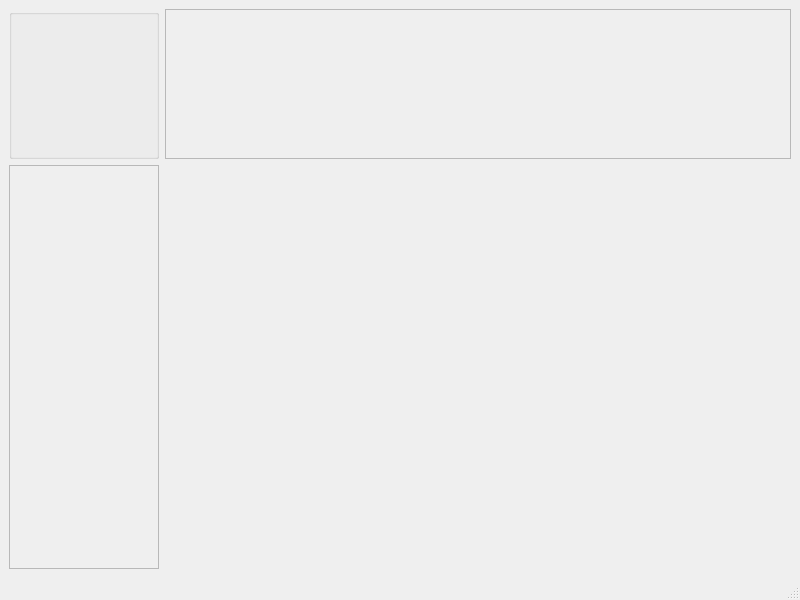
<?xml version="1.0" encoding="UTF-8"?>
<ui version="4.0">
 <class>MainWindow</class>
 <widget class="QMainWindow" name="MainWindow">
  <property name="geometry">
   <rect>
    <x>0</x>
    <y>0</y>
    <width>800</width>
    <height>600</height>
   </rect>
  </property>
  <property name="windowTitle">
   <string>MainWindow</string>
  </property>
  <widget class="QWidget" name="centralwidget">
   <layout class="QGridLayout" name="gridLayout_2">
    <item row="0" column="0">
     <widget class="QGroupBox" name="userInfo">
      <property name="minimumSize">
       <size>
        <width>150</width>
        <height>150</height>
       </size>
      </property>
      <property name="maximumSize">
       <size>
        <width>300</width>
        <height>150</height>
       </size>
      </property>
      <property name="title">
       <string/>
      </property>
      <zorder>chats</zorder>
     </widget>
    </item>
    <item row="0" column="1">
     <widget class="QScrollArea" name="chats">
      <property name="maximumSize">
       <size>
        <width>16777215</width>
        <height>150</height>
       </size>
      </property>
      <property name="widgetResizable">
       <bool>true</bool>
      </property>
      <widget class="QWidget" name="scrollAreaWidgetContents_2">
       <property name="geometry">
        <rect>
         <x>0</x>
         <y>0</y>
         <width>622</width>
         <height>146</height>
        </rect>
       </property>
      </widget>
     </widget>
    </item>
    <item row="1" column="0">
     <widget class="QScrollArea" name="contacts">
      <property name="maximumSize">
       <size>
        <width>150</width>
        <height>16777215</height>
       </size>
      </property>
      <property name="widgetResizable">
       <bool>true</bool>
      </property>
      <widget class="QWidget" name="scrollAreaWidgetContents_7">
       <property name="geometry">
        <rect>
         <x>0</x>
         <y>0</y>
         <width>146</width>
         <height>378</height>
        </rect>
       </property>
      </widget>
     </widget>
    </item>
    <item row="1" column="1">
     <widget class="QWidget" name="widget" native="true"/>
    </item>
   </layout>
  </widget>
  <widget class="QMenuBar" name="menubar">
   <property name="geometry">
    <rect>
     <x>0</x>
     <y>0</y>
     <width>800</width>
     <height>22</height>
    </rect>
   </property>
  </widget>
  <widget class="QStatusBar" name="statusbar"/>
 </widget>
 <resources/>
 <connections/>
</ui>
